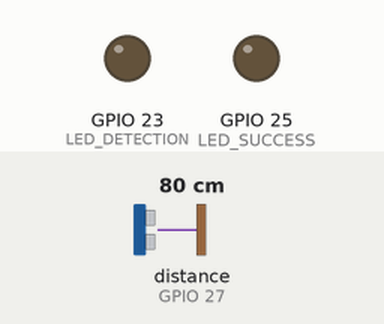
This program was run on a simulated Raspberry Pi (BCM pin numbers). On the bench: output pins drawn as LEDs (lit = HIGH). Inputs (shaded band) come from the test bench; at power-on: distance to the obstacle (sensor on GPIO 27) 80 cm. The echo pulse lasts 58.3 µs per cm; web requests get an empty 200 reply after 0.4 s; the clock reads 2024-03-15 10:24:30 at power-on unless the program sets it; pins used as bus, display or sensor lines are not drawn; what the program prints to the terminal is not drawn.

Above: at 1.2 s.
1.3 s: distance to the obstacle (sensor on GPIO 27) set to 2 cm
At 2.9 s:
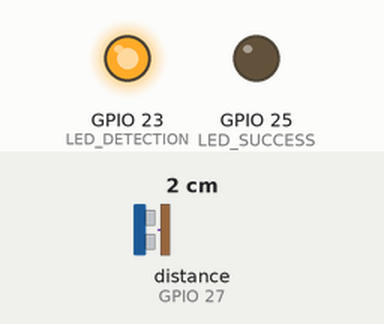
3.2 s: distance to the obstacle (sensor on GPIO 27) set to 60 cm
At 5.5 s:
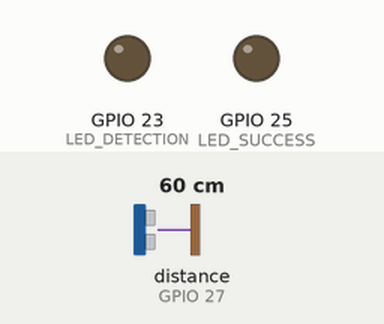
Timing chart, 0 to 7.0 s (numbered marks = the images above; inputs shaded):
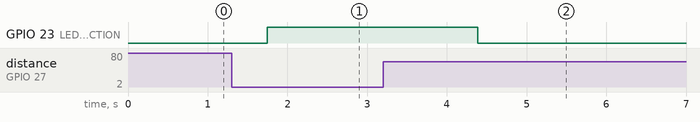

Measured:
- after the input at 1.3 s, GPIO 23 (LED_DETECTION): LOW → HIGH after 0.45 s
- after the input at 3.2 s, GPIO 23 (LED_DETECTION): HIGH → LOW after 1.2 s

The program:

Cam_Pi.py
```python
import subprocess
import requests
import time
import logging
import os
import RPi.GPIO as GPIO

# ================= CONFIG =================
SERVER_API = "http://IP_SERVER/backend/api/detections?image"
PB_URL = "PATH-FOR_DATABASE"

LED_DETECTION = 23
LED_SUCCESS = 25
TRIG = 22
ECHO = 27

# ระยะตรวจจับหลัก
MAX_DISTANCE = 15.0
# ระยะเผื่อ (Hysteresis) ต้องห่างเกินค่านี้ถึงจะรีเซ็ตระบบ เพื่อป้องกันค่าแกว่ง
CLEAR_DISTANCE = 25.0
TEMP_IMAGE = "/tmp/frame.jpg"

GPIO.setmode(GPIO.BCM)
GPIO.setup(LED_DETECTION, GPIO.OUT)
GPIO.setup(LED_SUCCESS, GPIO.OUT)
GPIO.setup(TRIG, GPIO.OUT)
GPIO.setup(ECHO, GPIO.IN)

GPIO.output(LED_DETECTION, GPIO.LOW)
GPIO.output(LED_SUCCESS, GPIO.LOW)

def update_hc04_status(status_value):
    """อัปเดตสถานะ Hc04 ไปยัง API"""
    try:
        data = {"Hc04": status_value}
        response = requests.patch(PB_URL, json=data, timeout=5)
        print(f"📡 API Status Updated: {status_value} (HTTP {response.status_code})")
    except Exception as e:
        print(f"❌ Failed to update API status: {e}")

def get_distance():
    """วัดระยะทางแบบหาค่าเฉลี่ย 3 ครั้งเพื่อความแม่นยำ"""
    measurements = []
    for _ in range(3):
        try:
            GPIO.output(TRIG, True)
            time.sleep(0.00001)
            GPIO.output(TRIG, False)
            start_time = time.time()
            stop_time = time.time()
            while GPIO.input(ECHO) == 0:
                start_time = time.time()
            while GPIO.input(ECHO) == 1:
                stop_time = time.time()
            distance = ((stop_time - start_time) * 34300) / 2
            measurements.append(distance)
            time.sleep(0.02)
        except:
            measurements.append(999)

    # ส่งค่าที่น้อยที่สุดกลับไป (หรือใช้ sum(measurements)/3)
    return min(measurements)

def capture_and_send():
    """ถ่ายภาพและส่งไฟล์โดยไม่แสดง Log กล้อง"""
    print("📸 Capturing image...")
    subprocess.run([
        "rpicam-still", "-o", TEMP_IMAGE,
        "--width", "1280", "--height", "720",
        "--quality", "95", "--nopreview"
    ], stdout=subprocess.DEVNULL, stderr=subprocess.DEVNULL)

    if os.path.exists(TEMP_IMAGE):
        with open(TEMP_IMAGE, "rb") as f:
            image_bytes = f.read()
        os.remove(TEMP_IMAGE)

        try:
            res = requests.post(
                SERVER_API,
                files={"image": ("frame.jpg", image_bytes, "image/jpeg")},
                timeout=10
            )
            if res.status_code == 200:
                GPIO.output(LED_SUCCESS, GPIO.HIGH)
                time.sleep(1)
                GPIO.output(LED_SUCCESS, GPIO.LOW)
                return True
        except Exception as e:
            print(f"❌ Send image failed: {e}")
    return False

print(f"==== System Ready (Stable Mode: < {MAX_DISTANCE} cm) ====")


try:
    has_sent = False
    current_status = None

    while True:
        dist = get_distance()

        # เงื่อนไขการตรวจจับ (ต้องต่ำกว่า 15 ซม.)
        is_detected = dist < MAX_DISTANCE

        # อัปเดตสถานะ API และ LED
        status_to_send = 1 if is_detected else 0

        # กรณีวัตถุออกไป: ต้องห่างเกิน CLEAR_DISTANCE (25 ซม.) ถึงจะส่ง 0 และรีเซ็ต
        if not is_detected and dist > CLEAR_DISTANCE:
            if current_status != 0:
                update_hc04_status(0)
                current_status = 0
                GPIO.output(LED_DETECTION, GPIO.LOW)
                if has_sent:
                    print(f"✨ Range cleared ({dist:.2f} cm). System reset.")
                has_sent = False

        # กรณีวัตถุเข้ามา: ต่ำกว่า 15 ซม.
        elif is_detected:
            if current_status != 1:
                update_hc04_status(1)
                current_status = 1
                GPIO.output(LED_DETECTION, GPIO.HIGH)
                print(f"🚨 Object detected at {dist:.2f} cm")

            if not has_sent:
                print(f"⏳ Waiting 2s for stability...")
                time.sleep(2)
                # เช็คซ้ำอีกรอบหลังรอ 2 วินาทีเพื่อให้มั่นใจว่ายังนิ่งอยู่
                if get_distance() < MAX_DISTANCE:
                    if capture_and_send():
                        has_sent = True

        time.sleep(0.1)

except KeyboardInterrupt:
    print("\n🛑 Stopping...")
finally:
    GPIO.cleanup()
```
